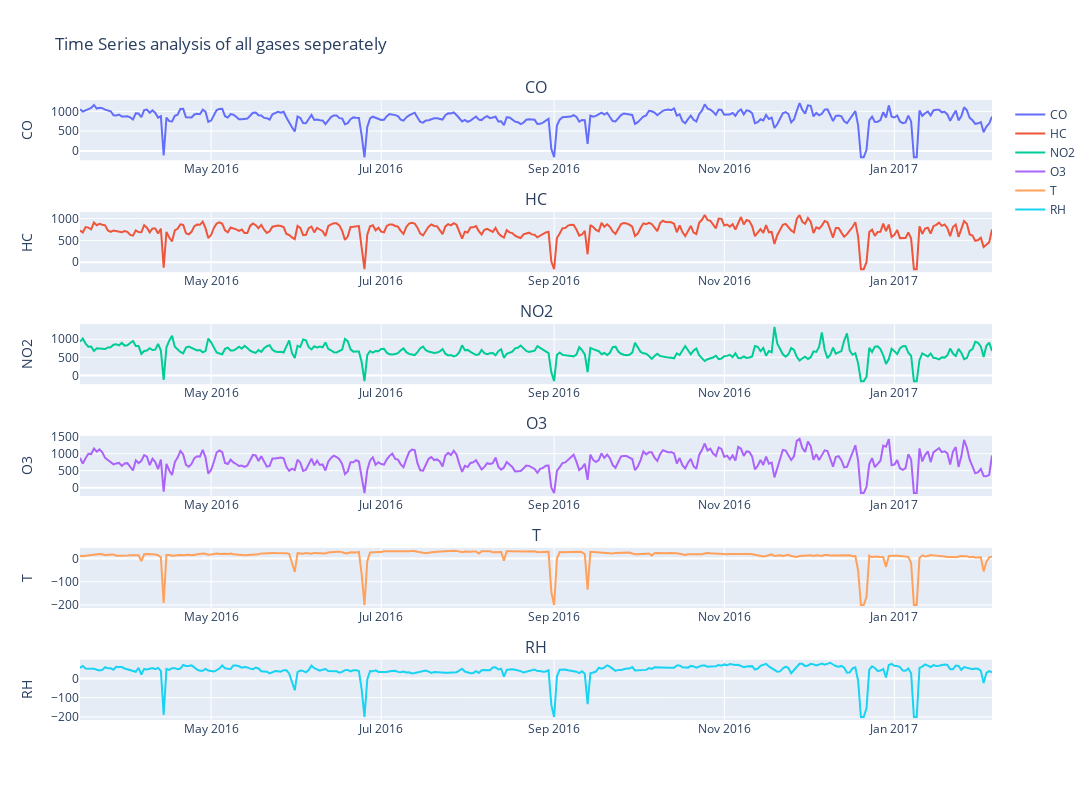

Here is the notebook cell this chart was saved with:
### Code cell
all_gases_ts = plot_ts(df_raw_pivot,title= "Time Series analysis of all gases seperately")
all_gases_ts.show()

### Figure 1 — Plotly figure (JSON) as saved in the notebook; plotly's stock layout.template omitted (floating-point values rounded to 4 significant figures; data arrays with more than 128 entries replaced by an {"elided": "..."} marker saying what was removed)
{"data": [{"name": "CO", "type": "scatter", "x": {"elided": "328 str values"}, "xaxis": "x", "y": {"elided": "328 float values"}, "yaxis": "y"}, {"name": "HC", "type": "scatter", "x": {"elided": "328 str values"}, "xaxis": "x2", "y": {"elided": "328 float values"}, "yaxis": "y2"}, {"name": "NO2", "type": "scatter", "x": {"elided": "328 str values"}, "xaxis": "x3", "y": {"elided": "328 float values"}, "yaxis": "y3"}, {"name": "O3", "type": "scatter", "x": {"elided": "328 str values"}, "xaxis": "x4", "y": {"elided": "328 float values"}, "yaxis": "y4"}, {"name": "T", "type": "scatter", "x": {"elided": "328 str values"}, "xaxis": "x5", "y": {"elided": "328 float values"}, "yaxis": "y5"}, {"name": "RH", "type": "scatter", "x": {"elided": "328 str values"}, "xaxis": "x6", "y": {"elided": "328 float values"}, "yaxis": "y6"}], "layout": {"annotations": [{"font": {"size": 16}, "showarrow": false, "text": "CO", "x": 0.5, "xanchor": "center", "xref": "paper", "y": 1.0, "yanchor": "bottom", "yref": "paper"}, {"font": {"size": 16}, "showarrow": false, "text": "HC", "x": 0.5, "xanchor": "center", "xref": "paper", "y": 0.8194, "yanchor": "bottom", "yref": "paper"}, {"font": {"size": 16}, "showarrow": false, "text": "NO2", "x": 0.5, "xanchor": "center", "xref": "paper", "y": 0.6389, "yanchor": "bottom", "yref": "paper"}, {"font": {"size": 16}, "showarrow": false, "text": "O3", "x": 0.5, "xanchor": "center", "xref": "paper", "y": 0.4583, "yanchor": "bottom", "yref": "paper"}, {"font": {"size": 16}, "showarrow": false, "text": "T", "x": 0.5, "xanchor": "center", "xref": "paper", "y": 0.2778, "yanchor": "bottom", "yref": "paper"}, {"font": {"size": 16}, "showarrow": false, "text": "RH", "x": 0.5, "xanchor": "center", "xref": "paper", "y": 0.09722, "yanchor": "bottom", "yref": "paper"}], "height": 800, "title": {"text": "Time Series analysis of all gases seperately"}, "width": 1200, "xaxis": {"anchor": "y", "domain": [0, 1]}, "xaxis2": {"anchor": "y2", "domain": [0, 1]}, "xaxis3": {"anchor": "y3", "domain": [0, 1]}, "xaxis4": {"anchor": "y4", "domain": [0, 1]}, "xaxis5": {"anchor": "y5", "domain": [0, 1]}, "xaxis6": {"anchor": "y6", "domain": [0, 1]}, "yaxis": {"anchor": "x", "domain": [0.9028, 1.0], "title": {"text": "CO"}}, "yaxis2": {"anchor": "x2", "domain": [0.7222, 0.8194], "title": {"text": "HC"}}, "yaxis3": {"anchor": "x3", "domain": [0.5417, 0.6389], "title": {"text": "NO2"}}, "yaxis4": {"anchor": "x4", "domain": [0.3611, 0.4583], "title": {"text": "O3"}}, "yaxis5": {"anchor": "x5", "domain": [0.1806, 0.2778], "title": {"text": "T"}}, "yaxis6": {"anchor": "x6", "domain": [0, 0.09722], "title": {"text": "RH"}}}}
